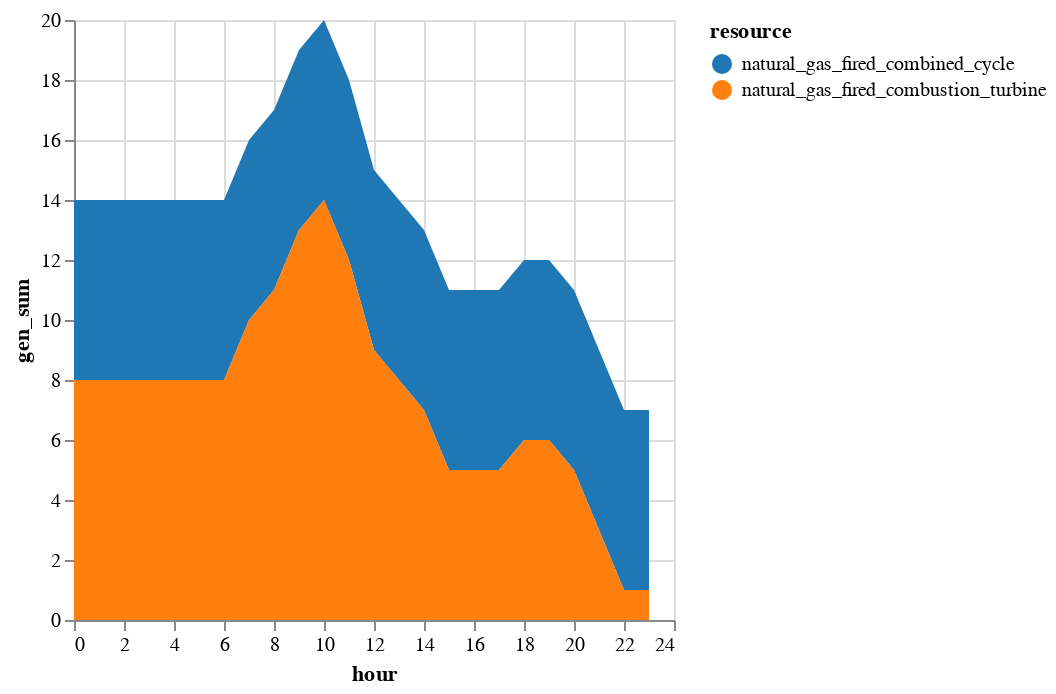

Here is the notebook cell this chart was saved with:
### Markdown cell above
We can examine the commitment status of various units by examining the results in `solution.commit`.

### Code cell
sol_commit = innerjoin(solution.commit, 
                    gen_df[!, [:r_id, :resource]], 
                    on = :r_id)
sol_commit = combine(groupby(sol_commit, [:resource, :hour]), 
            :gen => sum)
sol_commit.hour = sol_commit.hour .- T_period[1]

sol_commit |>
@vlplot(:area, 
    x=:hour, y={:gen_sum, stack=:zero}, 
    color={"resource:n", scale={scheme="category10"}})

### Figure 1 — Vega-Lite specification as saved in the notebook (floating-point values rounded to 4 significant figures)
{"data": {"values": [{"gen_sum": 6, "hour": 0, "resource": "natural_gas_fired_combined_cycle"}, {"gen_sum": 8, "hour": 0, "resource": "natural_gas_fired_combustion_turbine"}, {"gen_sum": 6, "hour": 1, "resource": "natural_gas_fired_combined_cycle"}, {"gen_sum": 8, "hour": 1, "resource": "natural_gas_fired_combustion_turbine"}, {"gen_sum": 6, "hour": 2, "resource": "natural_gas_fired_combined_cycle"}, {"gen_sum": 8, "hour": 2, "resource": "natural_gas_fired_combustion_turbine"}, {"gen_sum": 6, "hour": 3, "resource": "natural_gas_fired_combined_cycle"}, {"gen_sum": 8, "hour": 3, "resource": "natural_gas_fired_combustion_turbine"}, {"gen_sum": 6, "hour": 4, "resource": "natural_gas_fired_combined_cycle"}, {"gen_sum": 8, "hour": 4, "resource": "natural_gas_fired_combustion_turbine"}, {"gen_sum": 6, "hour": 5, "resource": "natural_gas_fired_combined_cycle"}, {"gen_sum": 8, "hour": 5, "resource": "natural_gas_fired_combustion_turbine"}, {"gen_sum": 6, "hour": 6, "resource": "natural_gas_fired_combined_cycle"}, {"gen_sum": 8, "hour": 6, "resource": "natural_gas_fired_combustion_turbine"}, {"gen_sum": 6, "hour": 7, "resource": "natural_gas_fired_combined_cycle"}, {"gen_sum": 10, "hour": 7, "resource": "natural_gas_fired_combustion_turbine"}, {"gen_sum": 6, "hour": 8, "resource": "natural_gas_fired_combined_cycle"}, {"gen_sum": 11, "hour": 8, "resource": "natural_gas_fired_combustion_turbine"}, {"gen_sum": 6, "hour": 9, "resource": "natural_gas_fired_combined_cycle"}, {"gen_sum": 13, "hour": 9, "resource": "natural_gas_fired_combustion_turbine"}, {"gen_sum": 6, "hour": 10, "resource": "natural_gas_fired_combined_cycle"}, {"gen_sum": 14, "hour": 10, "resource": "natural_gas_fired_combustion_turbine"}, {"gen_sum": 6, "hour": 11, "resource": "natural_gas_fired_combined_cycle"}, {"gen_sum": 12, "hour": 11, "resource": "natural_gas_fired_combustion_turbine"}, {"gen_sum": 6, "hour": 12, "resource": "natural_gas_fired_combined_cycle"}, {"gen_sum": 9, "hour": 12, "resource": "natural_gas_fired_combustion_turbine"}, {"gen_sum": 6, "hour": 13, "resource": "natural_gas_fired_combined_cycle"}, {"gen_sum": 8, "hour": 13, "resource": "natural_gas_fired_combustion_turbine"}, {"gen_sum": 6, "hour": 14, "resource": "natural_gas_fired_combined_cycle"}, {"gen_sum": 7, "hour": 14, "resource": "natural_gas_fired_combustion_turbine"}, {"gen_sum": 6, "hour": 15, "resource": "natural_gas_fired_combined_cycle"}, {"gen_sum": 5, "hour": 15, "resource": "natural_gas_fired_combustion_turbine"}, {"gen_sum": 6, "hour": 16, "resource": "natural_gas_fired_combined_cycle"}, {"gen_sum": 5, "hour": 16, "resource": "natural_gas_fired_combustion_turbine"}, {"gen_sum": 6, "hour": 17, "resource": "natural_gas_fired_combined_cycle"}, {"gen_sum": 5, "hour": 17, "resource": "natural_gas_fired_combustion_turbine"}, {"gen_sum": 6, "hour": 18, "resource": "natural_gas_fired_combined_cycle"}, {"gen_sum": 6, "hour": 18, "resource": "natural_gas_fired_combustion_turbine"}, {"gen_sum": 6, "hour": 19, "resource": "natural_gas_fired_combined_cycle"}, {"gen_sum": 6, "hour": 19, "resource": "natural_gas_fired_combustion_turbine"}, {"gen_sum": 6, "hour": 20, "resource": "natural_gas_fired_combined_cycle"}, {"gen_sum": 5, "hour": 20, "resource": "natural_gas_fired_combustion_turbine"}, {"gen_sum": 6, "hour": 21, "resource": "natural_gas_fired_combined_cycle"}, {"gen_sum": 3, "hour": 21, "resource": "natural_gas_fired_combustion_turbine"}, {"gen_sum": 6, "hour": 22, "resource": "natural_gas_fired_combined_cycle"}, {"gen_sum": 1, "hour": 22, "resource": "natural_gas_fired_combustion_turbine"}, {"gen_sum": 6, "hour": 23, "resource": "natural_gas_fired_combined_cycle"}, {"gen_sum": 1, "hour": 23, "resource": "natural_gas_fired_combustion_turbine"}]}, "encoding": {"color": {"field": "resource", "scale": {"scheme": "category10"}, "type": "nominal"}, "x": {"field": "hour", "type": "quantitative"}, "y": {"field": "gen_sum", "stack": "zero", "type": "quantitative"}}, "mark": "area"}
